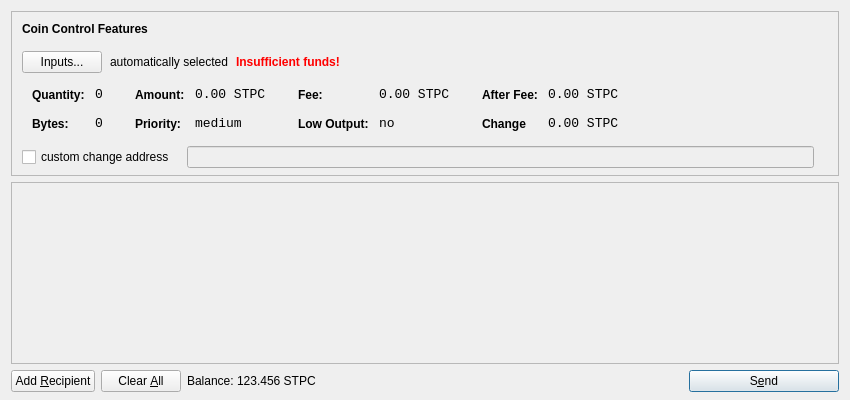
<?xml version="1.0" encoding="UTF-8"?>
<ui version="4.0">
 <class>SendCoinsDialog</class>
 <widget class="QDialog" name="SendCoinsDialog">
  <property name="geometry">
   <rect>
    <x>0</x>
    <y>0</y>
    <width>850</width>
    <height>400</height>
   </rect>
  </property>
  <property name="windowTitle">
   <string>Send Coins</string>
  </property>
  <layout class="QVBoxLayout" name="verticalLayout" stretch="0,1,0">
   <property name="bottomMargin">
    <number>8</number>
   </property>
   <item>
    <widget class="QFrame" name="frameCoinControl">
     <property name="sizePolicy">
      <sizepolicy hsizetype="Expanding" vsizetype="Expanding">
       <horstretch>0</horstretch>
       <verstretch>0</verstretch>
      </sizepolicy>
     </property>
     <property name="maximumSize">
      <size>
       <width>16777215</width>
       <height>16777215</height>
      </size>
     </property>
     <property name="frameShape">
      <enum>QFrame::StyledPanel</enum>
     </property>
     <property name="frameShadow">
      <enum>QFrame::Sunken</enum>
     </property>
     <layout class="QVBoxLayout" name="verticalLayoutCoinControl2">
      <property name="spacing">
       <number>-1</number>
      </property>
      <property name="leftMargin">
       <number>0</number>
      </property>
      <property name="topMargin">
       <number>0</number>
      </property>
      <property name="rightMargin">
       <number>0</number>
      </property>
      <property name="bottomMargin">
       <number>6</number>
      </property>
      <item>
       <layout class="QVBoxLayout" name="verticalLayoutCoinControl" stretch="0,0,0,0,1">
        <property name="spacing">
         <number>0</number>
        </property>
        <property name="leftMargin">
         <number>10</number>
        </property>
        <property name="topMargin">
         <number>10</number>
        </property>
        <item>
         <layout class="QHBoxLayout" name="horizontalLayoutCoinControl1">
          <property name="bottomMargin">
           <number>15</number>
          </property>
          <item>
           <widget class="QLabel" name="labelCoinControlFeatures">
            <property name="sizePolicy">
             <sizepolicy hsizetype="Preferred" vsizetype="Maximum">
              <horstretch>0</horstretch>
              <verstretch>0</verstretch>
             </sizepolicy>
            </property>
            <property name="font">
             <font>
              <weight>75</weight>
              <bold>true</bold>
             </font>
            </property>
            <property name="styleSheet">
             <string notr="true">font-weight:bold;</string>
            </property>
            <property name="text">
             <string>Coin Control Features</string>
            </property>
           </widget>
          </item>
         </layout>
        </item>
        <item>
         <layout class="QHBoxLayout" name="horizontalLayoutCoinControl2" stretch="0,0,0,0">
          <property name="spacing">
           <number>8</number>
          </property>
          <property name="bottomMargin">
           <number>10</number>
          </property>
          <item>
           <widget class="QPushButton" name="pushButtonCoinControl">
            <property name="styleSheet">
             <string notr="true"/>
            </property>
            <property name="text">
             <string>Inputs...</string>
            </property>
           </widget>
          </item>
          <item>
           <widget class="QLabel" name="labelCoinControlAutomaticallySelected">
            <property name="text">
             <string>automatically selected</string>
            </property>
            <property name="margin">
             <number>5</number>
            </property>
           </widget>
          </item>
          <item>
           <widget class="QLabel" name="labelCoinControlInsuffFunds">
            <property name="font">
             <font>
              <weight>75</weight>
              <bold>true</bold>
             </font>
            </property>
            <property name="styleSheet">
             <string notr="true">color:red;font-weight:bold;</string>
            </property>
            <property name="text">
             <string>Insufficient funds!</string>
            </property>
            <property name="margin">
             <number>5</number>
            </property>
           </widget>
          </item>
          <item>
           <spacer name="horizontalSpacerCoinControl">
            <property name="orientation">
             <enum>Qt::Horizontal</enum>
            </property>
            <property name="sizeHint" stdset="0">
             <size>
              <width>40</width>
              <height>1</height>
             </size>
            </property>
           </spacer>
          </item>
         </layout>
        </item>
        <item>
         <widget class="QWidget" name="widgetCoinControl" native="true">
          <property name="sizePolicy">
           <sizepolicy hsizetype="Preferred" vsizetype="Preferred">
            <horstretch>0</horstretch>
            <verstretch>0</verstretch>
           </sizepolicy>
          </property>
          <property name="minimumSize">
           <size>
            <width>0</width>
            <height>0</height>
           </size>
          </property>
          <property name="styleSheet">
           <string notr="true"/>
          </property>
          <layout class="QHBoxLayout" name="horizontalLayoutCoinControl5">
           <property name="margin">
            <number>0</number>
           </property>
           <item>
            <layout class="QHBoxLayout" name="horizontalLayoutCoinControl3" stretch="0,0,0,1">
             <property name="spacing">
              <number>20</number>
             </property>
             <property name="topMargin">
              <number>0</number>
             </property>
             <property name="bottomMargin">
              <number>10</number>
             </property>
             <item>
              <layout class="QFormLayout" name="formLayoutCoinControl1">
               <property name="horizontalSpacing">
                <number>10</number>
               </property>
               <property name="verticalSpacing">
                <number>14</number>
               </property>
               <property name="leftMargin">
                <number>10</number>
               </property>
               <property name="topMargin">
                <number>4</number>
               </property>
               <property name="rightMargin">
                <number>6</number>
               </property>
               <item row="0" column="0">
                <widget class="QLabel" name="labelCoinControlQuantityText">
                 <property name="styleSheet">
                  <string notr="true">font-weight:bold;</string>
                 </property>
                 <property name="text">
                  <string>Quantity:</string>
                 </property>
                 <property name="margin">
                  <number>0</number>
                 </property>
                </widget>
               </item>
               <item row="0" column="1">
                <widget class="QLabel" name="labelCoinControlQuantity">
                 <property name="font">
                  <font>
                   <family>Monospace</family>
                   <pointsize>10</pointsize>
                  </font>
                 </property>
                 <property name="cursor">
                  <cursorShape>IBeamCursor</cursorShape>
                 </property>
                 <property name="contextMenuPolicy">
                  <enum>Qt::ActionsContextMenu</enum>
                 </property>
                 <property name="text">
                  <string>0</string>
                 </property>
                 <property name="margin">
                  <number>0</number>
                 </property>
                 <property name="textInteractionFlags">
                  <set>Qt::LinksAccessibleByMouse|Qt::TextSelectableByKeyboard|Qt::TextSelectableByMouse</set>
                 </property>
                </widget>
               </item>
               <item row="1" column="0">
                <widget class="QLabel" name="labelCoinControlBytesText">
                 <property name="styleSheet">
                  <string notr="true">font-weight:bold;</string>
                 </property>
                 <property name="text">
                  <string>Bytes:</string>
                 </property>
                </widget>
               </item>
               <item row="1" column="1">
                <widget class="QLabel" name="labelCoinControlBytes">
                 <property name="font">
                  <font>
                   <family>Monospace</family>
                   <pointsize>10</pointsize>
                  </font>
                 </property>
                 <property name="cursor">
                  <cursorShape>IBeamCursor</cursorShape>
                 </property>
                 <property name="contextMenuPolicy">
                  <enum>Qt::ActionsContextMenu</enum>
                 </property>
                 <property name="text">
                  <string>0</string>
                 </property>
                 <property name="textInteractionFlags">
                  <set>Qt::LinksAccessibleByMouse|Qt::TextSelectableByKeyboard|Qt::TextSelectableByMouse</set>
                 </property>
                </widget>
               </item>
              </layout>
             </item>
             <item>
              <layout class="QFormLayout" name="formLayoutCoinControl2">
               <property name="horizontalSpacing">
                <number>10</number>
               </property>
               <property name="verticalSpacing">
                <number>14</number>
               </property>
               <property name="leftMargin">
                <number>6</number>
               </property>
               <property name="topMargin">
                <number>4</number>
               </property>
               <property name="rightMargin">
                <number>6</number>
               </property>
               <item row="0" column="0">
                <widget class="QLabel" name="labelCoinControlAmountText">
                 <property name="styleSheet">
                  <string notr="true">font-weight:bold;</string>
                 </property>
                 <property name="text">
                  <string>Amount:</string>
                 </property>
                 <property name="margin">
                  <number>0</number>
                 </property>
                </widget>
               </item>
               <item row="0" column="1">
                <widget class="QLabel" name="labelCoinControlAmount">
                 <property name="font">
                  <font>
                   <family>Monospace</family>
                   <pointsize>10</pointsize>
                  </font>
                 </property>
                 <property name="cursor">
                  <cursorShape>IBeamCursor</cursorShape>
                 </property>
                 <property name="contextMenuPolicy">
                  <enum>Qt::ActionsContextMenu</enum>
                 </property>
                 <property name="text">
                  <string notr="true">0.00 STPC</string>
                 </property>
                 <property name="textInteractionFlags">
                  <set>Qt::LinksAccessibleByMouse|Qt::TextSelectableByKeyboard|Qt::TextSelectableByMouse</set>
                 </property>
                </widget>
               </item>
               <item row="1" column="0">
                <widget class="QLabel" name="labelCoinControlPriorityText">
                 <property name="styleSheet">
                  <string notr="true">font-weight:bold;</string>
                 </property>
                 <property name="text">
                  <string>Priority:</string>
                 </property>
                </widget>
               </item>
               <item row="1" column="1">
                <widget class="QLabel" name="labelCoinControlPriority">
                 <property name="font">
                  <font>
                   <family>Monospace</family>
                   <pointsize>10</pointsize>
                  </font>
                 </property>
                 <property name="cursor">
                  <cursorShape>IBeamCursor</cursorShape>
                 </property>
                 <property name="contextMenuPolicy">
                  <enum>Qt::ActionsContextMenu</enum>
                 </property>
                 <property name="text">
                  <string>medium</string>
                 </property>
                 <property name="textInteractionFlags">
                  <set>Qt::LinksAccessibleByMouse|Qt::TextSelectableByKeyboard|Qt::TextSelectableByMouse</set>
                 </property>
                </widget>
               </item>
              </layout>
             </item>
             <item>
              <layout class="QFormLayout" name="formLayoutCoinControl3">
               <property name="horizontalSpacing">
                <number>10</number>
               </property>
               <property name="verticalSpacing">
                <number>14</number>
               </property>
               <property name="leftMargin">
                <number>6</number>
               </property>
               <property name="topMargin">
                <number>4</number>
               </property>
               <property name="rightMargin">
                <number>6</number>
               </property>
               <item row="0" column="0">
                <widget class="QLabel" name="labelCoinControlFeeText">
                 <property name="styleSheet">
                  <string notr="true">font-weight:bold;</string>
                 </property>
                 <property name="text">
                  <string>Fee:</string>
                 </property>
                 <property name="margin">
                  <number>0</number>
                 </property>
                </widget>
               </item>
               <item row="0" column="1">
                <widget class="QLabel" name="labelCoinControlFee">
                 <property name="font">
                  <font>
                   <family>Monospace</family>
                   <pointsize>10</pointsize>
                  </font>
                 </property>
                 <property name="cursor">
                  <cursorShape>IBeamCursor</cursorShape>
                 </property>
                 <property name="contextMenuPolicy">
                  <enum>Qt::ActionsContextMenu</enum>
                 </property>
                 <property name="text">
                  <string notr="true">0.00 STPC</string>
                 </property>
                 <property name="textInteractionFlags">
                  <set>Qt::LinksAccessibleByMouse|Qt::TextSelectableByKeyboard|Qt::TextSelectableByMouse</set>
                 </property>
                </widget>
               </item>
               <item row="1" column="0">
                <widget class="QLabel" name="labelCoinControlLowOutputText">
                 <property name="styleSheet">
                  <string notr="true">font-weight:bold;</string>
                 </property>
                 <property name="text">
                  <string>Low Output:</string>
                 </property>
                </widget>
               </item>
               <item row="1" column="1">
                <widget class="QLabel" name="labelCoinControlLowOutput">
                 <property name="font">
                  <font>
                   <family>Monospace</family>
                   <pointsize>10</pointsize>
                  </font>
                 </property>
                 <property name="cursor">
                  <cursorShape>IBeamCursor</cursorShape>
                 </property>
                 <property name="contextMenuPolicy">
                  <enum>Qt::ActionsContextMenu</enum>
                 </property>
                 <property name="text">
                  <string>no</string>
                 </property>
                 <property name="textInteractionFlags">
                  <set>Qt::LinksAccessibleByMouse|Qt::TextSelectableByKeyboard|Qt::TextSelectableByMouse</set>
                 </property>
                </widget>
               </item>
              </layout>
             </item>
             <item>
              <layout class="QFormLayout" name="formLayoutCoinControl4">
               <property name="horizontalSpacing">
                <number>10</number>
               </property>
               <property name="verticalSpacing">
                <number>14</number>
               </property>
               <property name="leftMargin">
                <number>6</number>
               </property>
               <property name="topMargin">
                <number>4</number>
               </property>
               <property name="rightMargin">
                <number>6</number>
               </property>
               <item row="0" column="0">
                <widget class="QLabel" name="labelCoinControlAfterFeeText">
                 <property name="styleSheet">
                  <string notr="true">font-weight:bold;</string>
                 </property>
                 <property name="text">
                  <string>After Fee:</string>
                 </property>
                 <property name="margin">
                  <number>0</number>
                 </property>
                </widget>
               </item>
               <item row="0" column="1">
                <widget class="QLabel" name="labelCoinControlAfterFee">
                 <property name="font">
                  <font>
                   <family>Monospace</family>
                   <pointsize>10</pointsize>
                  </font>
                 </property>
                 <property name="cursor">
                  <cursorShape>IBeamCursor</cursorShape>
                 </property>
                 <property name="contextMenuPolicy">
                  <enum>Qt::ActionsContextMenu</enum>
                 </property>
                 <property name="text">
                  <string notr="true">0.00 STPC</string>
                 </property>
                 <property name="textInteractionFlags">
                  <set>Qt::LinksAccessibleByMouse|Qt::TextSelectableByKeyboard|Qt::TextSelectableByMouse</set>
                 </property>
                </widget>
               </item>
               <item row="1" column="0">
                <widget class="QLabel" name="labelCoinControlChangeText">
                 <property name="styleSheet">
                  <string notr="true">font-weight:bold;</string>
                 </property>
                 <property name="text">
                  <string>Change</string>
                 </property>
                </widget>
               </item>
               <item row="1" column="1">
                <widget class="QLabel" name="labelCoinControlChange">
                 <property name="font">
                  <font>
                   <family>Monospace</family>
                   <pointsize>10</pointsize>
                  </font>
                 </property>
                 <property name="cursor">
                  <cursorShape>IBeamCursor</cursorShape>
                 </property>
                 <property name="contextMenuPolicy">
                  <enum>Qt::ActionsContextMenu</enum>
                 </property>
                 <property name="text">
                  <string notr="true">0.00 STPC</string>
                 </property>
                 <property name="textInteractionFlags">
                  <set>Qt::LinksAccessibleByMouse|Qt::TextSelectableByKeyboard|Qt::TextSelectableByMouse</set>
                 </property>
                </widget>
               </item>
              </layout>
             </item>
            </layout>
           </item>
          </layout>
         </widget>
        </item>
        <item>
         <layout class="QHBoxLayout" name="horizontalLayoutCoinControl4" stretch="0,0,0">
          <property name="spacing">
           <number>12</number>
          </property>
          <property name="sizeConstraint">
           <enum>QLayout::SetDefaultConstraint</enum>
          </property>
          <property name="topMargin">
           <number>5</number>
          </property>
          <property name="rightMargin">
           <number>5</number>
          </property>
          <item>
           <widget class="QCheckBox" name="checkBoxCoinControlChange">
            <property name="text">
             <string>custom change address</string>
            </property>
           </widget>
          </item>
          <item>
           <widget class="QLineEdit" name="lineEditCoinControlChange">
            <property name="enabled">
             <bool>false</bool>
            </property>
            <property name="sizePolicy">
             <sizepolicy hsizetype="Expanding" vsizetype="Fixed">
              <horstretch>0</horstretch>
              <verstretch>0</verstretch>
             </sizepolicy>
            </property>
           </widget>
          </item>
          <item>
           <widget class="QLabel" name="labelCoinControlChangeLabel">
            <property name="sizePolicy">
             <sizepolicy hsizetype="Preferred" vsizetype="Expanding">
              <horstretch>0</horstretch>
              <verstretch>0</verstretch>
             </sizepolicy>
            </property>
            <property name="minimumSize">
             <size>
              <width>0</width>
              <height>0</height>
             </size>
            </property>
            <property name="text">
             <string/>
            </property>
            <property name="margin">
             <number>3</number>
            </property>
           </widget>
          </item>
         </layout>
        </item>
        <item>
         <spacer name="verticalSpacerCoinControl">
          <property name="orientation">
           <enum>Qt::Vertical</enum>
          </property>
          <property name="sizeHint" stdset="0">
           <size>
            <width>800</width>
            <height>1</height>
           </size>
          </property>
         </spacer>
        </item>
       </layout>
      </item>
     </layout>
    </widget>
   </item>
   <item>
    <widget class="QScrollArea" name="scrollArea">
     <property name="widgetResizable">
      <bool>true</bool>
     </property>
     <widget class="QWidget" name="scrollAreaWidgetContents">
      <property name="geometry">
       <rect>
        <x>0</x>
        <y>0</y>
        <width>830</width>
        <height>165</height>
       </rect>
      </property>
      <layout class="QVBoxLayout" name="verticalLayout_2">
       <property name="margin">
        <number>0</number>
       </property>
       <item>
        <layout class="QVBoxLayout" name="entries">
         <property name="spacing">
          <number>6</number>
         </property>
        </layout>
       </item>
       <item>
        <spacer name="verticalSpacer">
         <property name="orientation">
          <enum>Qt::Vertical</enum>
         </property>
         <property name="sizeHint" stdset="0">
          <size>
           <width>20</width>
           <height>40</height>
          </size>
         </property>
        </spacer>
       </item>
      </layout>
     </widget>
    </widget>
   </item>
   <item>
    <layout class="QHBoxLayout" name="horizontalLayout">
     <item>
      <widget class="QPushButton" name="addButton">
       <property name="toolTip">
        <string>Send to multiple recipients at once</string>
       </property>
       <property name="text">
        <string>Add &amp;Recipient</string>
       </property>
       <property name="autoDefault">
        <bool>false</bool>
       </property>
      </widget>
     </item>
     <item>
      <widget class="QPushButton" name="clearButton">
       <property name="sizePolicy">
        <sizepolicy hsizetype="Minimum" vsizetype="Fixed">
         <horstretch>0</horstretch>
         <verstretch>0</verstretch>
        </sizepolicy>
       </property>
       <property name="toolTip">
        <string>Remove all transaction fields</string>
       </property>
       <property name="text">
        <string>Clear &amp;All</string>
       </property>
       <property name="autoRepeatDelay">
        <number>300</number>
       </property>
       <property name="autoDefault">
        <bool>false</bool>
       </property>
      </widget>
     </item>
     <item>
      <layout class="QHBoxLayout" name="horizontalLayout_2">
       <property name="spacing">
        <number>3</number>
       </property>
       <item>
        <widget class="QLabel" name="label">
         <property name="sizePolicy">
          <sizepolicy hsizetype="Preferred" vsizetype="Fixed">
           <horstretch>0</horstretch>
           <verstretch>0</verstretch>
          </sizepolicy>
         </property>
         <property name="text">
          <string>Balance:</string>
         </property>
        </widget>
       </item>
       <item>
        <widget class="QLabel" name="labelBalance">
         <property name="sizePolicy">
          <sizepolicy hsizetype="Preferred" vsizetype="Fixed">
           <horstretch>0</horstretch>
           <verstretch>0</verstretch>
          </sizepolicy>
         </property>
         <property name="cursor">
          <cursorShape>IBeamCursor</cursorShape>
         </property>
         <property name="text">
          <string notr="true">123.456 STPC</string>
         </property>
         <property name="textInteractionFlags">
          <set>Qt::LinksAccessibleByMouse|Qt::TextSelectableByKeyboard|Qt::TextSelectableByMouse</set>
         </property>
        </widget>
       </item>
      </layout>
     </item>
     <item>
      <spacer name="horizontalSpacer">
       <property name="orientation">
        <enum>Qt::Horizontal</enum>
       </property>
       <property name="sizeHint" stdset="0">
        <size>
         <width>40</width>
         <height>20</height>
        </size>
       </property>
      </spacer>
     </item>
     <item>
      <widget class="QPushButton" name="sendButton">
       <property name="minimumSize">
        <size>
         <width>150</width>
         <height>0</height>
        </size>
       </property>
       <property name="toolTip">
        <string>Confirm the send action</string>
       </property>
       <property name="text">
        <string>S&amp;end</string>
       </property>
       <property name="icon">
        <iconset resource="../bitcoin.qrc">
         <normaloff>:/icons/send</normaloff>:/icons/send</iconset>
       </property>
       <property name="default">
        <bool>true</bool>
       </property>
      </widget>
     </item>
    </layout>
   </item>
  </layout>
 </widget>
 <resources>
  <include location="../bitcoin.qrc"/>
 </resources>
 <connections/>
</ui>
